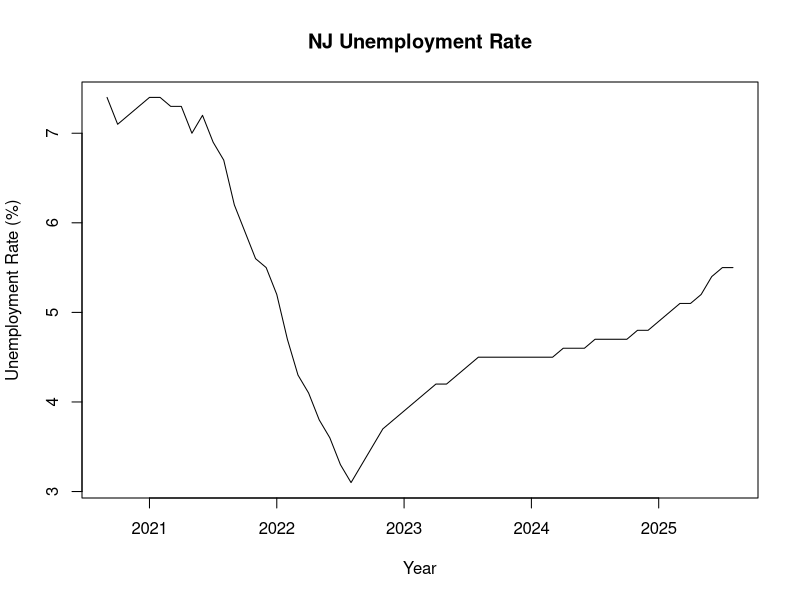
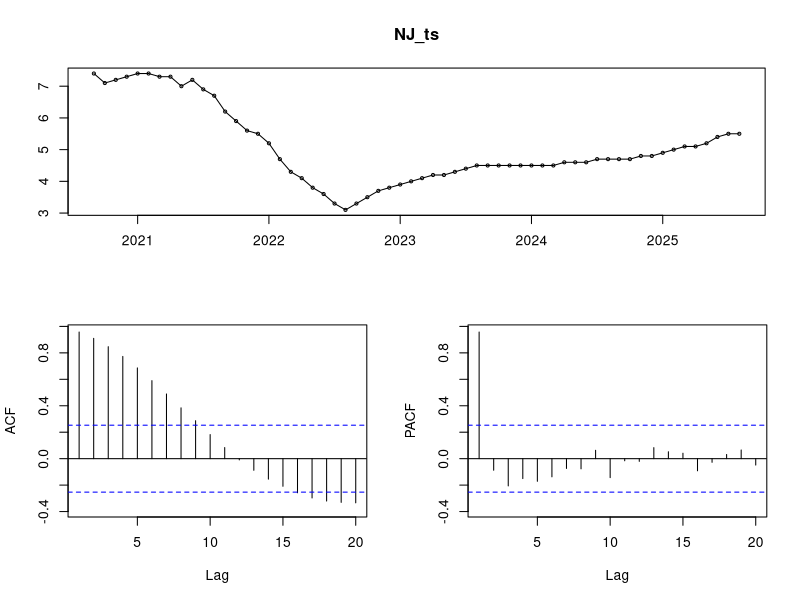
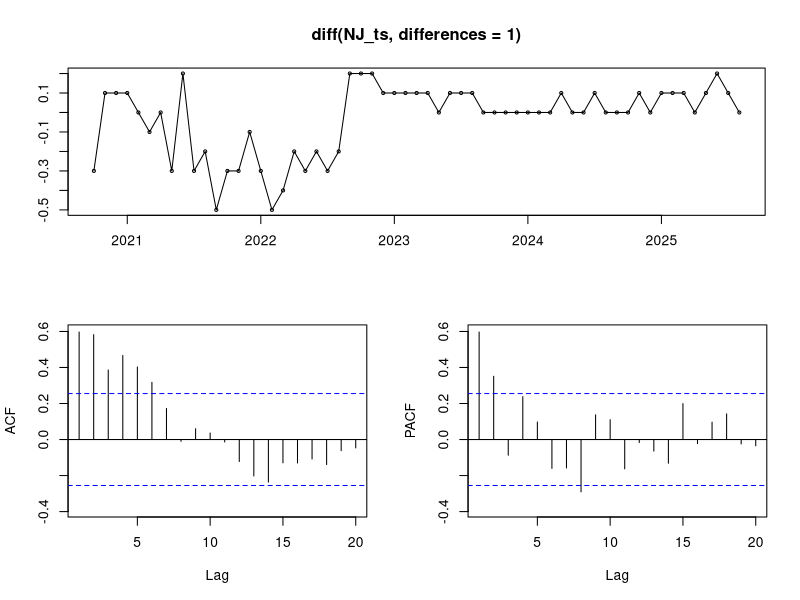
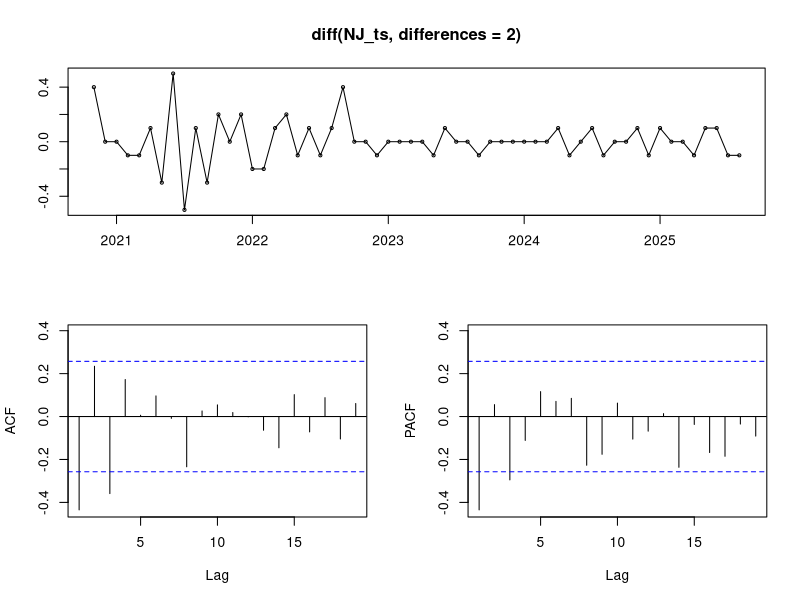
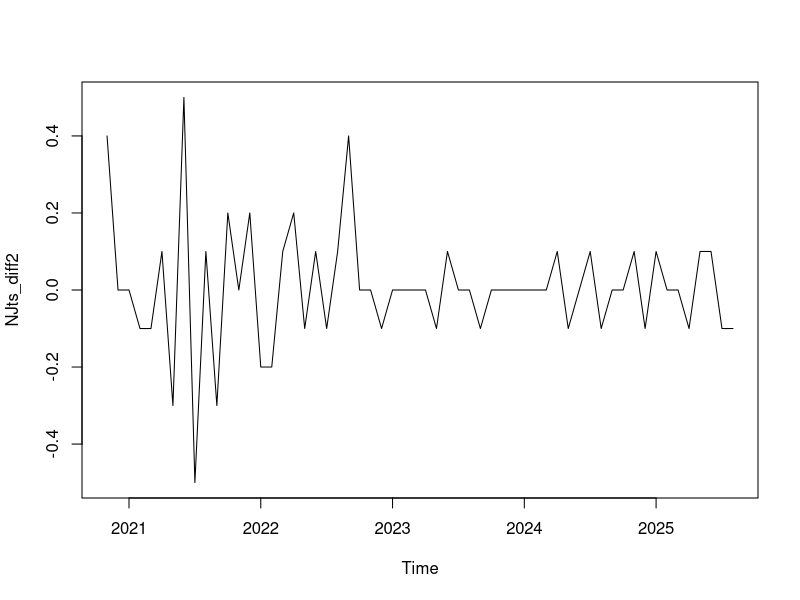
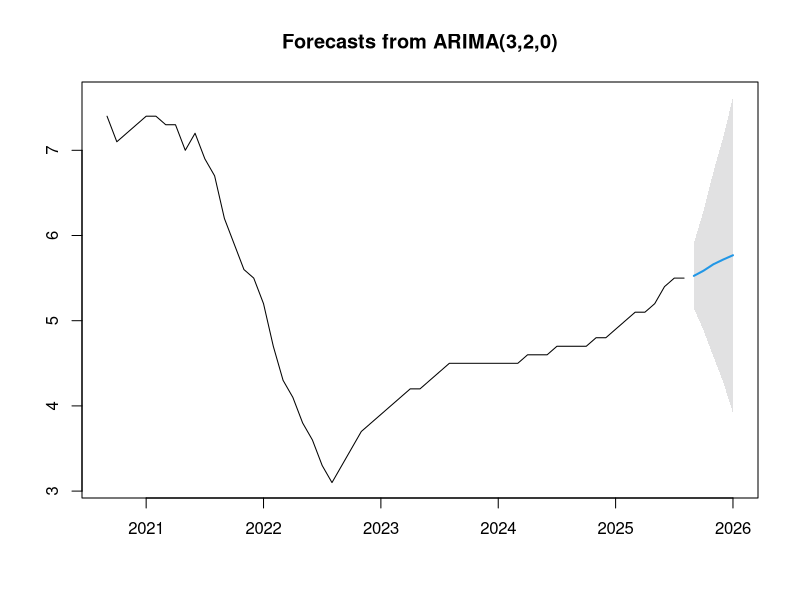
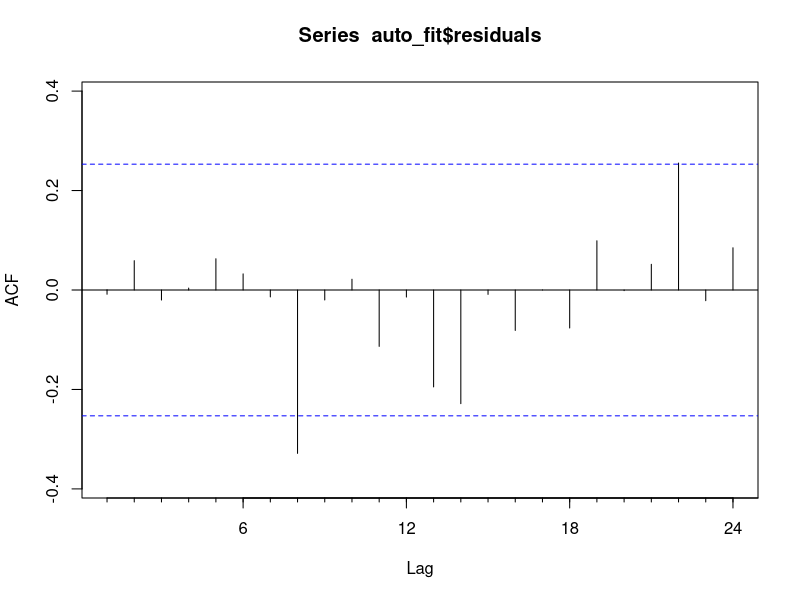
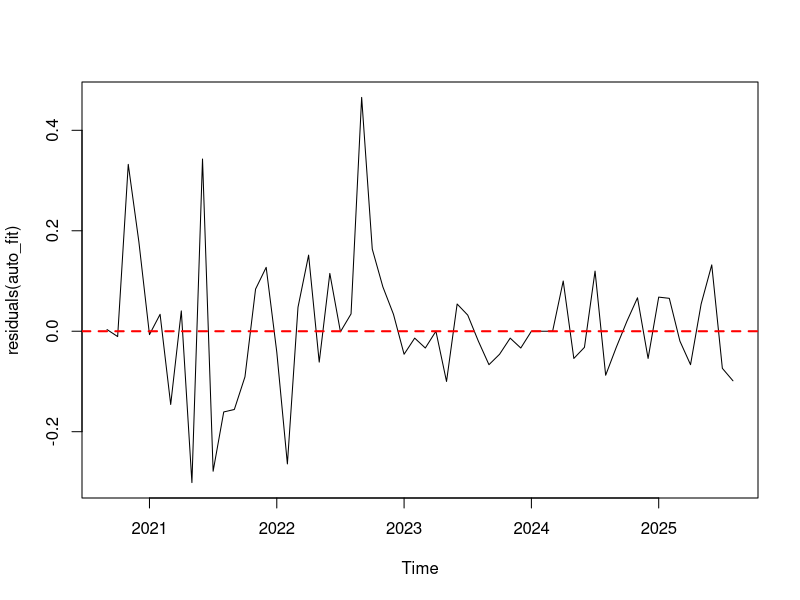

The R source for these figures, in order:
## ---- chunk 1
library(forecast)
library(readxl)

NJ = read_excel("NJ_Unemployment_Rate_5Y.xlsx")

NJ_ts <- ts(NJ$NJ_Unemployment_Rate,
            start = c(2020, 9),
            frequency = 12)

plot(NJ_ts,
     main = "NJ Unemployment Rate",
     xlab = "Year",
     ylab = "Unemployment Rate (%)")
## ---- chunk 2
ndiffs(NJ_ts)
## ---- chunk 3
# Zero Differencing
tsdisplay(NJ_ts)
## ---- chunk 4
# One time differencing
tsdisplay(diff(NJ_ts, differences = 1))
## ---- chunk 5
# Second Difference
tsdisplay(diff(NJ_ts, differences = 2))
## ---- chunk 6
NJts_diff2 = diff(NJ_ts, differences = 2)
plot(NJts_diff2)
## ---- chunk 7
auto_fit <- auto.arima(NJ_ts, trace=TRUE, stepwise = FALSE)
auto_fit
## ---- chunk 8
attributes(auto_fit)
plot(forecast(auto_fit,h=5,level=c(99.5)))
## ---- chunk 9
summary(auto_fit)
## ---- chunk 10
Acf(auto_fit$residuals)
## ---- chunk 11
Box.test(residuals(auto_fit), lag=20, type="Ljung")
## ---- chunk 12
plot.ts(residuals(auto_fit))
abline(h = 0, col = "red", lty = 2, lwd = 2)
## ---- chunk 13
hist(auto_fit$residuals)
abline(v = 0, col = "red", lty = 2, lwd = 2)
## ---- chunk 14
tsdiag(auto_fit)
## ---- chunk 15
nsdiffs(NJ_ts)
## ---- chunk 16
# Seasonal ARIMA
fit_seasonal <- auto.arima(
  NJ_ts,
  seasonal = TRUE,
  trace = TRUE,
  stepwise = FALSE,
  approximation = FALSE
)

fit_seasonal
